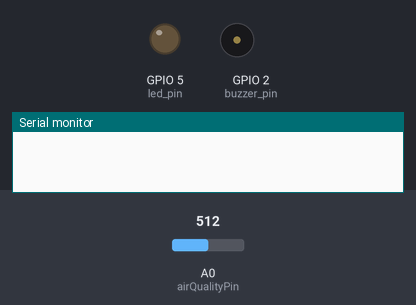
Bench run of a sketch on a simulated ESP8266 (NodeMCU). Parts: output pins drawn as LEDs (lit = HIGH), buzzer (waves = sounding, pin HIGH), the last lines printed to the serial monitor. The test bench sets the inputs (shaded band); at power-on: A0 (airQualityPin) = 512. WiFi joins after 1.5 s; servers stay silent unless stated.

Above: at 0.1 s.
At 2.9 s:
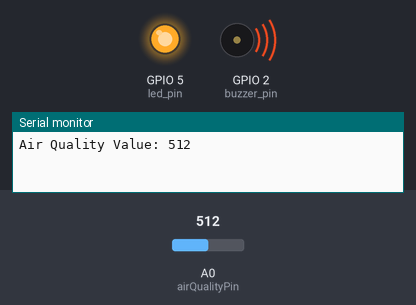
Timing chart, 0 to 4.4 s (numbered marks = the images above):
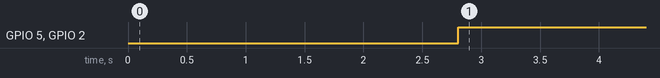

The sketch:

sensor_gas.ino
```cpp
/*
  Blynk example for MQ-135 air quality sensor
  You should get Auth Token in the Blynk App.
  You need to write the right wifiCredentials.
*/

#define BLYNK_TEMPLATE_ID "TMPL6vS9Qc0M1"
#define BLYNK_TEMPLATE_NAME "UDARA"
#define BLYNK_AUTH_TOKEN "3GDwv9Sf23Oy-o-YVADmQYmrB538JbLc"

#define BLYNK_PRINT Serial
#include <ESP8266WiFi.h>
#include <BlynkSimpleEsp8266.h>

int airQualityPin = A0; // Pin analog untuk sensor MQ-135
int buzzer_pin = 2; // Pin untuk buzzer
int led_pin = 5;    // Pin untuk LED

// You should get Auth Token in the Blynk App.
// Go to the Project Settings (nut icon).
char auth[] = "3GDwv9Sf23Oy-o-YVADmQYmrB538JbLc";

// Your WiFi credentials.
// Set password to "" for open networks.
char ssid[] = "Lab Robotika"; //nama hotspot yang digunakan
char pass[] = "lab_robotika"; //password hotspot yang digunakan

BlynkTimer timer;

void setup()
{
  // Debug console
  Serial.begin(9600);
  pinMode(airQualityPin, INPUT);   // Set pin sensor kualitas udara sebagai input
  pinMode(buzzer_pin, OUTPUT);     // Set buzzer pin as output
  pinMode(led_pin, OUTPUT);        // Set LED pin as output

  Blynk.begin(auth, ssid, pass, "blynk.cloud", 80);
  timer.setInterval(1000L, sendSensor); // Kirim data setiap detik
}

void loop()
{
  Blynk.run();
  timer.run();
}

void sendSensor() {
    int airQualityValue = analogRead(airQualityPin);  // Membaca nilai dari sensor kualitas udara MQ-135

    // Cetak nilai kualitas udara ke Serial Monitor
    Serial.print("Air Quality Value: ");
    Serial.println(airQualityValue);

    // Kirim data kualitas udara ke Blynk
    Blynk.virtualWrite(V14, airQualityValue);  // Kirim nilai kualitas udara ke virtual pin V14 di Blynk

    // Tetapkan ambang batas untuk kualitas udara buruk
    int airQualityThreshold = 300; // Contoh ambang batas kualitas udara (bisa disesuaikan)

    // Periksa apakah nilai kualitas udara melebihi ambang batas
    if (airQualityValue > airQualityThreshold) {
        digitalWrite(buzzer_pin, HIGH); // Nyalakan buzzer
        digitalWrite(led_pin, HIGH);    // Nyalakan LED
        Blynk.logEvent("notif_sensor"); // Kirim notifikasi Blynk
    } else {
        digitalWrite(buzzer_pin, LOW);  // Matikan buzzer
        digitalWrite(led_pin, LOW);     // Matikan LED
    }
}
```

Measured:
- by itself, GPIO 5 (led_pin), GPIO 2 (buzzer_pin): LOW → HIGH at 2.8 s
